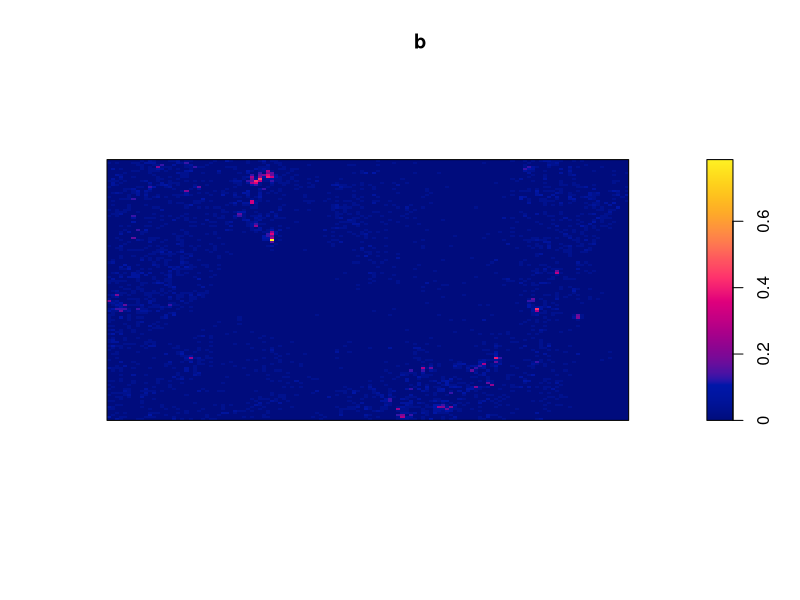
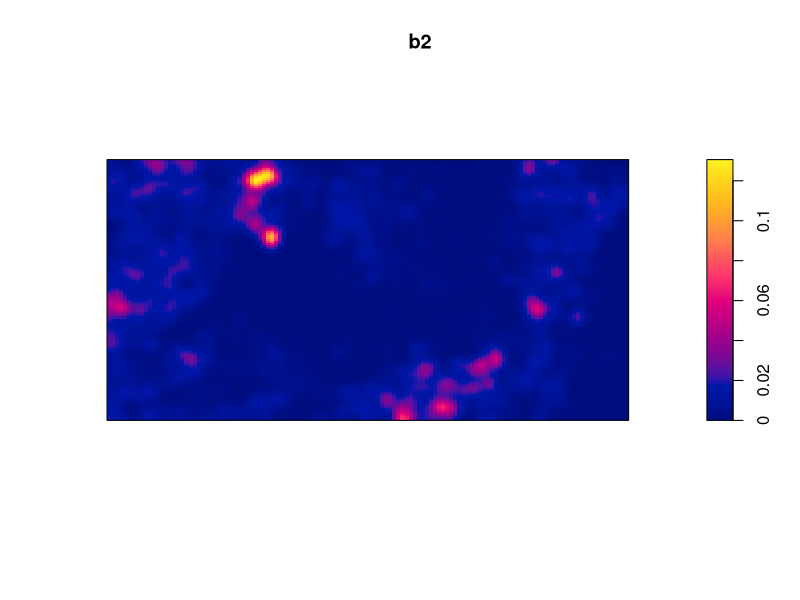
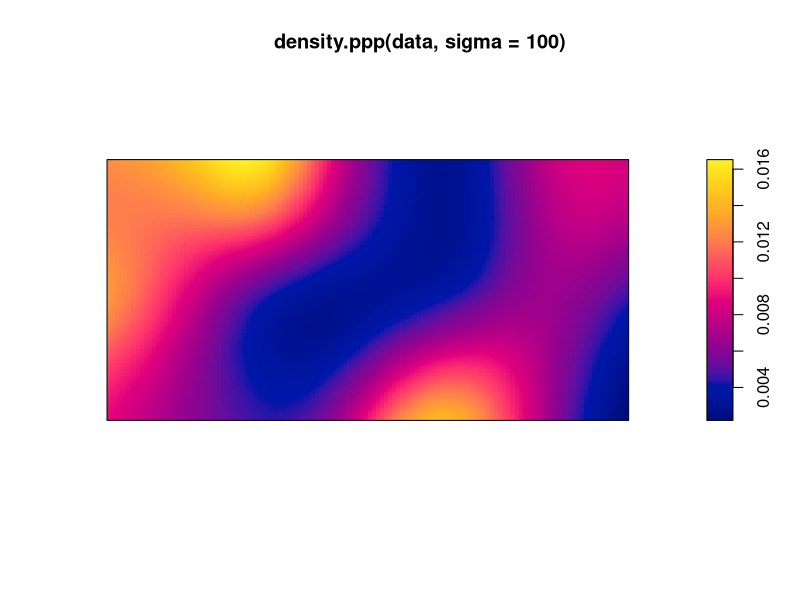
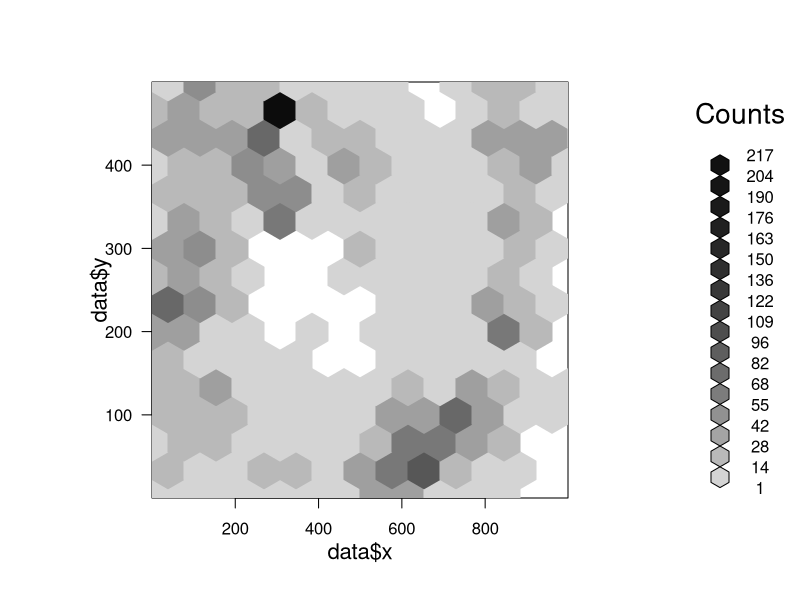
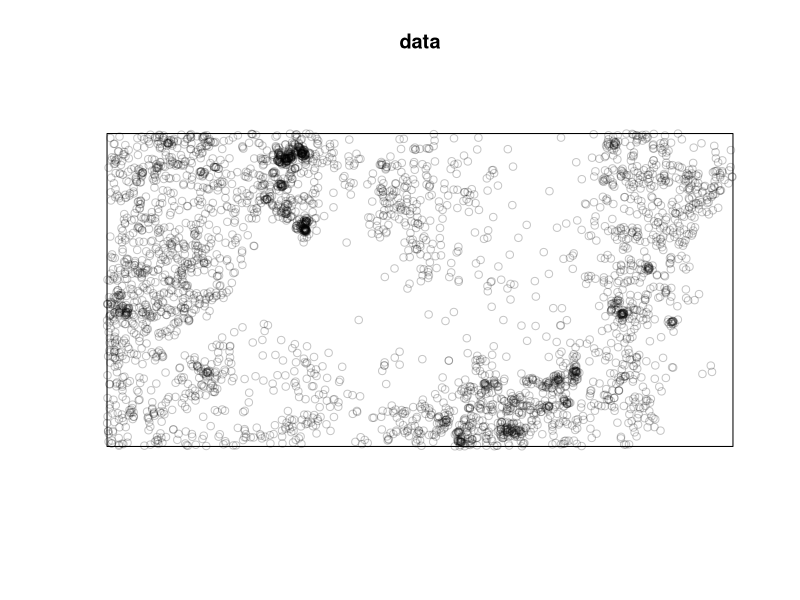
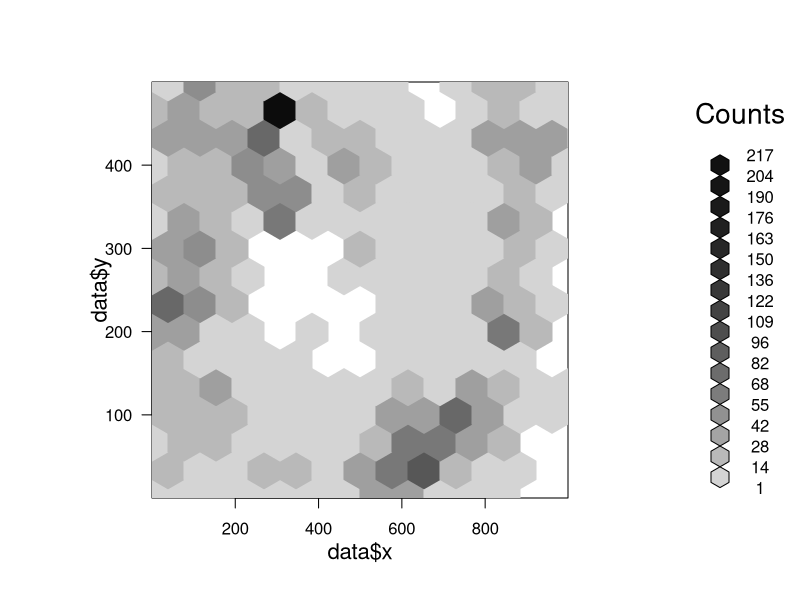

The R source for these figures, in order: (Note: this script raises an error after producing the figures.)
library(hexbin)
library(spatstat.data)
library(spatstat.explore)

hexKernel = function(x, sigma = 1) {
  hbin = hexbin(x,xbins=128) #128 is the magic number in pixellate of spatstat
  row = hbin@dimen[1]
  col = hbin@dimen[2]
  #convert hexbin representation to staggered bin
  staggeredBin = matrix(0,nrow = 2*row, ncol = 2*col+row-1)
  for (i in seq(1, row, by=2)) {
    staggeredBin[i:(i+1),((row-i+1)/2):((row-i+1)/2+col-1)] = apply(matrix(rev(rev(hbin@count)[((i-1)*col+1):(col*(i+1))]),2,col,byrow=TRUE),2,rev)
  }
  
  #Make kernel
  kernel = matrix(0,nrow = 2*row, ncol = 2*col+row-1)
  center.r = row
  center.q = col+row/2
  for (i in seq(1, row)) {
    for (j in seq(1,2*col)) {
      q = j+row-i
      kernel[i*2,q] = dnorm(distance(center.q,center.r,q,2*i),sd=sigma) * dnorm(0,sd=sigma)
      kernel[i*2-1,q] = dnorm(distance(center.q,center.r,q,2*i-1),sd=sigma) * dnorm(0,sd=sigma)
    }
  } 
  #print(sum(kernel))
  kernel = kernel/sum(kernel)
  
  #inverse the kernel
  kernel.inv = matrix(0,nrow = 2*row, ncol = 2*col+row-1)
  #going clock-wise from top-left of inverse kernel
  kernel.inv[1:(row+1),1:(col+row/2)] = kernel[row:(2*row),(col+row/2):(2*col+row-1)]
  kernel.inv[1:(row+1),((col+row/2)+1):(2*col+row-1)] = kernel[row:(2*row),1:(col+row/2)-1]
  kernel.inv[(row+2):(2*row),((col+row/2)+1):(2*col+row-1)] = kernel[1:(row-1),1:(col+row/2)-1]
  kernel.inv[(row+2):(2*row),1:(col+row/2)] = kernel[1:(row-1),(col+row/2):(2*col+row-1)]
  
  fK = fft2D(kernel.inv)
  fY = fft2D(staggeredBin)
  sm = fft2D(fY*fK,inverse = TRUE)/(2*row*(2*col+row-1))
  #sm = convolve(staggeredBin,kernel.inv)#/(2*row*(2*col+row-1))

  #extract back to hexbin class
  count = c()
  for (i in seq(row,1,by=-2)) {
    count = Re(append(count,sm[i,(1+(row-i)/2):(col+(row-i)/2)]))
    count = Re(append(count,sm[i-1,(1+(row-i)/2):(col+(row-i)/2)]))
  }
  #print(count)
  hbin@count = count
  
  return(hbin)
  
}
  
distance = function(q1,r1,q2,r2) {
  return((abs(q1-q2)
         + abs(q1+r1-q2-r2)
         +abs(r1-r2))/2)
}
data = bei
bins = hexbin(data$x, data$y,xbins=13)
b=density.ppp(data,sigma=1)
b2=density.ppp(data,sigma=10)
plot(b)
plot(b2)
plot(density.ppp(data,sigma=100))
hexbin::plot(bins)
a = pixellate(bei,padzero = TRUE)
plot(data)
plot(bins)

test = hexKernel(data)
test2 = hexKernel(data,sigma=3)
plot(test)
plot(test2)


nr=6
nc=5
xcol.ker = c(0:(nc-1),-(nc:1))
yrow.ker = c(0:(nr-1),-(nr:1))
densX.ker <- dnorm(xcol.ker, sd=1)
densY.ker <- dnorm(yrow.ker, sd=1)
Kern <- outer(densY.ker, densX.ker, "*")
Kern = Kern/sum(Kern)
